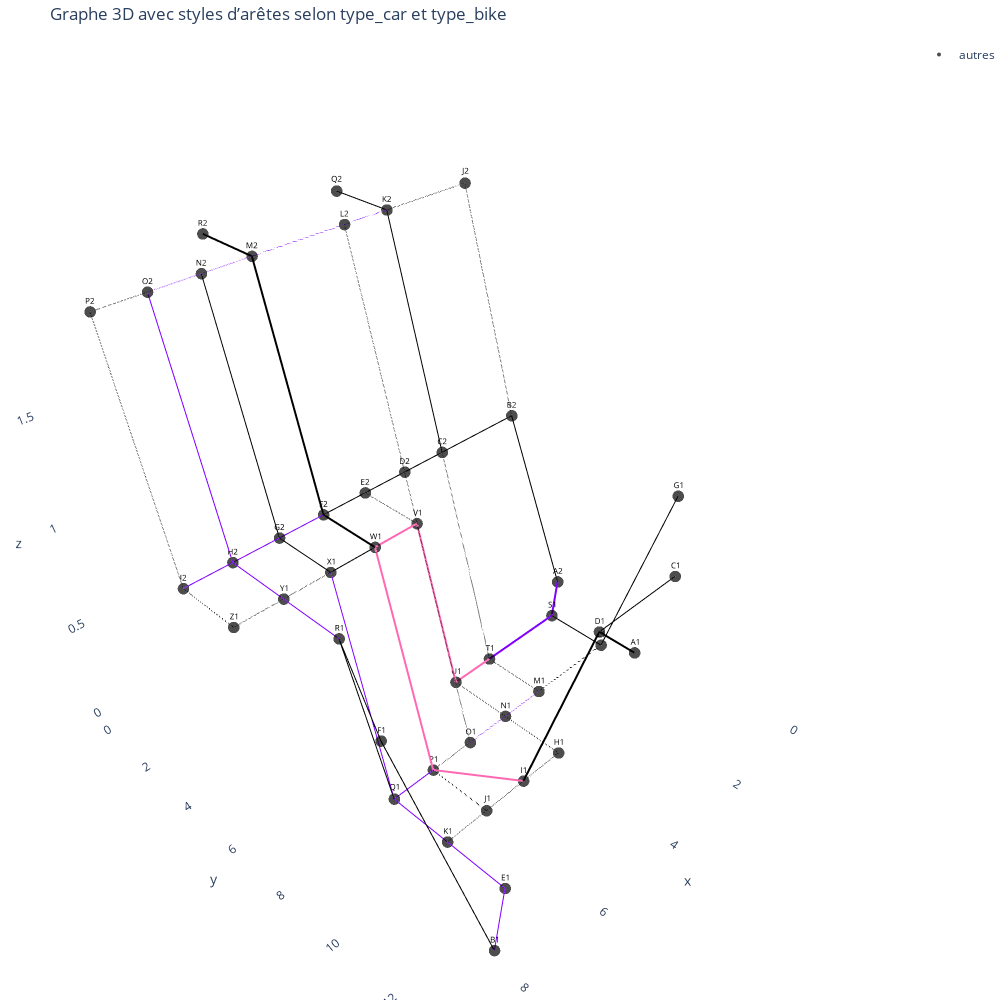

Notebook code for this chart:
### Code cell
def get_edge_style(row):
    # couleur selon le type de piste cyclable
    if pd.isna(row["type_bike"]) or row["type_bike"] in ["None", ""]:
        color = "#000000"  # noir
    elif row["type_bike"] == "bike_path":
        color = "#ff69b4"  # rose
    elif row["type_bike"] == "bike_lane":
        color = "#8000ff"  # violet
    else:
        color = "#555555"  # par défaut

    # style selon le type de route
    if row["type_car"] == "primary":
        width = 4
        dash = "solid"
    elif row["type_car"] == "secondary":
        width = 2
        dash = "solid"
    elif row["type_car"] == "tertiary":
        width = 2
        dash = "dot"
    else:
        width = 1
        dash = "solid"

    return color, width, dash

# --- Créer une trace par type de style ---
edge_traces = []

for _, row in edges.iterrows():
    u, v = row["node1"], row["node2"]
    print(u)
    print(v)
    x0, y0, z0 = G.nodes[u]["x"], G.nodes[u]["y"], G.nodes[u]["z"]
    x1, y1, z1 = G.nodes[v]["x"], G.nodes[v]["y"], G.nodes[v]["z"]

    color, width, dash = get_edge_style(row)
    edge_traces.append(
        go.Scatter3d(
            x=[x0, x1],
            y=[y0, y1],
            z=[z0, z1],
            mode="lines",
            line=dict(color=color, width=width, dash=dash),
            hoverinfo="none",
            showlegend=False
        )
    )



# --- Nœuds par type ---
ext_nodes = node_trace("orange", 8, "ext")
act_nodes = node_trace("red", 8, "act")
dom_nodes = node_trace("yellow", 8, "dom")

# --- Nœuds "autres" ---
other_nodes = nodes[~nodes["type"].isin(["ext", "act", "dom"])]
other_trace = go.Scatter3d(
    x=other_nodes["x"], y=other_nodes["y"], z=other_nodes["z"],
    mode='markers+text',
    text=other_nodes["node"],
    hovertext=other_nodes["node"],
    hoverinfo="text",
    marker=dict(size=4, color="black", opacity=0.7),
    name="autres",
    textposition="top center",
    textfont=dict(size=8, color="black")
)

# --- Combiner les traces ---
fig = go.Figure(data=edge_traces + [ext_nodes, act_nodes, dom_nodes, other_trace])

fig.update_layout(
    title="Graphe 3D avec styles d’arêtes selon type_car et type_bike",
    showlegend=True,
    scene=dict(
        xaxis=dict(showbackground=False),
        yaxis=dict(showbackground=False),
        zaxis=dict(showbackground=False)
    ),
    margin=dict(l=0, r=0, b=0, t=40),
    width=1000,
    height=1000

)

### Figure 1 — Plotly figure (JSON) as saved in the notebook; plotly's stock layout.template omitted (floating-point values rounded to 4 significant figures)
{"data": [{"hoverinfo": "none", "line": {"color": "#000000", "dash": "solid", "width": 4}, "mode": "lines", "showlegend": false, "type": "scatter3d", "x": [5, 5], "y": [13, 12], "z": [1, 1]}, {"hoverinfo": "none", "line": {"color": "#000000", "dash": "solid", "width": 2}, "mode": "lines", "showlegend": false, "type": "scatter3d", "x": [5, 3], "y": [12, 12], "z": [1, 1]}, {"hoverinfo": "none", "line": {"color": "#000000", "dash": "solid", "width": 4}, "mode": "lines", "showlegend": false, "type": "scatter3d", "x": [5, 5], "y": [12, 10], "z": [1, 0]}, {"hoverinfo": "none", "line": {"color": "#ff69b4", "dash": "solid", "width": 4}, "mode": "lines", "showlegend": false, "type": "scatter3d", "x": [5, 6], "y": [10, 8], "z": [0, 0]}, {"hoverinfo": "none", "line": {"color": "#000000", "dash": "dot", "width": 2}, "mode": "lines", "showlegend": false, "type": "scatter3d", "x": [5, 6], "y": [10, 10], "z": [0, 0]}, {"hoverinfo": "none", "line": {"color": "#000000", "dash": "dot", "width": 2}, "mode": "lines", "showlegend": false, "type": "scatter3d", "x": [5, 4], "y": [10, 10], "z": [0, 0]}, {"hoverinfo": "none", "line": {"color": "#000000", "dash": "dot", "width": 2}, "mode": "lines", "showlegend": false, "type": "scatter3d", "x": [6, 7], "y": [10, 10], "z": [0, 0]}, {"hoverinfo": "none", "line": {"color": "#000000", "dash": "dot", "width": 2}, "mode": "lines", "showlegend": false, "type": "scatter3d", "x": [6, 6], "y": [10, 8], "z": [0, 0]}, {"hoverinfo": "none", "line": {"color": "#000000", "dash": "dot", "width": 2}, "mode": "lines", "showlegend": false, "type": "scatter3d", "x": [4, 4], "y": [10, 8], "z": [0, 0]}, {"hoverinfo": "none", "line": {"color": "#8000ff", "dash": "dot", "width": 2}, "mode": "lines", "showlegend": false, "type": "scatter3d", "x": [4, 5], "y": [8, 8], "z": [0, 0]}, {"hoverinfo": "none", "line": {"color": "#8000ff", "dash": "solid", "width": 2}, "mode": "lines", "showlegend": false, "type": "scatter3d", "x": [7, 6], "y": [8, 8], "z": [0, 0]}, {"hoverinfo": "none", "line": {"color": "#000000", "dash": "dot", "width": 2}, "mode": "lines", "showlegend": false, "type": "scatter3d", "x": [5, 6], "y": [8, 8], "z": [0, 0]}, {"hoverinfo": "none", "line": {"color": "#8000ff", "dash": "solid", "width": 2}, "mode": "lines", "showlegend": false, "type": "scatter3d", "x": [7, 7], "y": [10, 8], "z": [0, 0]}, {"hoverinfo": "none", "line": {"color": "#8000ff", "dash": "solid", "width": 2}, "mode": "lines", "showlegend": false, "type": "scatter3d", "x": [7, 7], "y": [10, 12], "z": [0, 0]}, {"hoverinfo": "none", "line": {"color": "#8000ff", "dash": "solid", "width": 2}, "mode": "lines", "showlegend": false, "type": "scatter3d", "x": [7, 8], "y": [12, 13], "z": [0, 0]}, {"hoverinfo": "none", "line": {"color": "#000000", "dash": "solid", "width": 2}, "mode": "lines", "showlegend": false, "type": "scatter3d", "x": [8, 9], "y": [13, 11], "z": [0, 1]}, {"hoverinfo": "none", "line": {"color": "#000000", "dash": "solid", "width": 2}, "mode": "lines", "showlegend": false, "type": "scatter3d", "x": [9, 8], "y": [11, 8], "z": [1, 1]}, {"hoverinfo": "none", "line": {"color": "#000000", "dash": "solid", "width": 2}, "mode": "lines", "showlegend": false, "type": "scatter3d", "x": [8, 7], "y": [8, 8], "z": [1, 0]}, {"hoverinfo": "none", "line": {"color": "#8000ff", "dash": "solid", "width": 2}, "mode": "lines", "showlegend": false, "type": "scatter3d", "x": [8, 8], "y": [8, 6], "z": [1, 1]}, {"hoverinfo": "none", "line": {"color": "#000000", "dash": "dot", "width": 2}, "mode": "lines", "showlegend": false, "type": "scatter3d", "x": [8, 7], "y": [6, 6], "z": [1, 1]}, {"hoverinfo": "none", "line": {"color": "#8000ff", "dash": "solid", "width": 2}, "mode": "lines", "showlegend": false, "type": "scatter3d", "x": [7, 7], "y": [6, 8], "z": [1, 0]}, {"hoverinfo": "none", "line": {"color": "#000000", "dash": "solid", "width": 2}, "mode": "lines", "showlegend": false, "type": "scatter3d", "x": [7, 6], "y": [6, 6], "z": [1, 1]}, {"hoverinfo": "none", "line": {"color": "#ff69b4", "dash": "solid", "width": 4}, "mode": "lines", "showlegend": false, "type": "scatter3d", "x": [6, 6], "y": [6, 8], "z": [1, 0]}, {"hoverinfo": "none", "line": {"color": "#ff69b4", "dash": "solid", "width": 4}, "mode": "lines", "showlegend": false, "type": "scatter3d", "x": [6, 5], "y": [6, 6], "z": [1, 1]}, {"hoverinfo": "none", "line": {"color": "#000000", "dash": "dot", "width": 2}, "mode": "lines", "showlegend": false, "type": "scatter3d", "x": [5, 5], "y": [6, 8], "z": [1, 0]}, {"hoverinfo": "none", "line": {"color": "#ff69b4", "dash": "solid", "width": 4}, "mode": "lines", "showlegend": false, "type": "scatter3d", "x": [5, 4], "y": [6, 6], "z": [1, 0]}, {"hoverinfo": "none", "line": {"color": "#000000", "dash": "dot", "width": 2}, "mode": "lines", "showlegend": false, "type": "scatter3d", "x": [4, 4], "y": [6, 8], "z": [0, 0]}, {"hoverinfo": "none", "line": {"color": "#ff69b4", "dash": "solid", "width": 4}, "mode": "lines", "showlegend": false, "type": "scatter3d", "x": [4, 3], "y": [6, 6], "z": [0, 0]}, {"hoverinfo": "none", "line": {"color": "#000000", "dash": "dot", "width": 2}, "mode": "lines", "showlegend": false, "type": "scatter3d", "x": [3, 3], "y": [6, 8], "z": [0, 0]}, {"hoverinfo": "none", "line": {"color": "#8000ff", "dash": "dot", "width": 2}, "mode": "lines", "showlegend": false, "type": "scatter3d", "x": [3, 4], "y": [8, 8], "z": [0, 0]}, {"hoverinfo": "none", "line": {"color": "#000000", "dash": "dot", "width": 2}, "mode": "lines", "showlegend": false, "type": "scatter3d", "x": [3, 1], "y": [8, 8], "z": [0, 0]}, {"hoverinfo": "none", "line": {"color": "#000000", "dash": "solid", "width": 2}, "mode": "lines", "showlegend": false, "type": "scatter3d", "x": [1, 1], "y": [8, 10], "z": [0, 1]}, {"hoverinfo": "none", "line": {"color": "#000000", "dash": "solid", "width": 2}, "mode": "lines", "showlegend": false, "type": "scatter3d", "x": [1, 1], "y": [8, 6], "z": [0, 0]}, {"hoverinfo": "none", "line": {"color": "#8000ff", "dash": "solid", "width": 4}, "mode": "lines", "showlegend": false, "type": "scatter3d", "x": [1, 3], "y": [6, 6], "z": [0, 0]}, {"hoverinfo": "none", "line": {"color": "#8000ff", "dash": "solid", "width": 4}, "mode": "lines", "showlegend": false, "type": "scatter3d", "x": [1, 0], "y": [6, 5], "z": [0, 0]}, {"hoverinfo": "none", "line": {"color": "#000000", "dash": "dot", "width": 2}, "mode": "lines", "showlegend": false, "type": "scatter3d", "x": [8, 9], "y": [6, 6], "z": [1, 1]}, {"hoverinfo": "none", "line": {"color": "#000000", "dash": "solid", "width": 2}, "mode": "lines", "showlegend": false, "type": "scatter3d", "x": [0, 1], "y": [5, 4], "z": [0, 1]}, {"hoverinfo": "none", "line": {"color": "#000000", "dash": "solid", "width": 2}, "mode": "lines", "showlegend": false, "type": "scatter3d", "x": [1, 3], "y": [4, 4], "z": [1, 1]}, {"hoverinfo": "none", "line": {"color": "#000000", "dash": "dot", "width": 2}, "mode": "lines", "showlegend": false, "type": "scatter3d", "x": [3, 3], "y": [4, 6], "z": [1, 0]}, {"hoverinfo": "none", "line": {"color": "#000000", "dash": "dot", "width": 2}, "mode": "lines", "showlegend": false, "type": "scatter3d", "x": [4, 4], "y": [4, 6], "z": [1, 0]}, {"hoverinfo": "none", "line": {"color": "#000000", "dash": "solid", "width": 2}, "mode": "lines", "showlegend": false, "type": "scatter3d", "x": [3, 4], "y": [4, 4], "z": [1, 1]}, {"hoverinfo": "none", "line": {"color": "#000000", "dash": "solid", "width": 2}, "mode": "lines", "showlegend": false, "type": "scatter3d", "x": [4, 5], "y": [4, 4], "z": [1, 1]}, {"hoverinfo": "none", "line": {"color": "#000000", "dash": "dot", "width": 2}, "mode": "lines", "showlegend": false, "type": "scatter3d", "x": [5, 5], "y": [4, 6], "z": [1, 1]}, {"hoverinfo": "none", "line": {"color": "#000000", "dash": "solid", "width": 2}, "mode": "lines", "showlegend": false, "type": "scatter3d", "x": [5, 6], "y": [4, 4], "z": [1, 1]}, {"hoverinfo": "none", "line": {"color": "#000000", "dash": "solid", "width": 4}, "mode": "lines", "showlegend": false, "type": "scatter3d", "x": [6, 6], "y": [4, 6], "z": [1, 1]}, {"hoverinfo": "none", "line": {"color": "#8000ff", "dash": "solid", "width": 2}, "mode": "lines", "showlegend": false, "type": "scatter3d", "x": [6, 7], "y": [4, 4], "z": [1, 1]}, {"hoverinfo": "none", "line": {"color": "#000000", "dash": "solid", "width": 2}, "mode": "lines", "showlegend": false, "type": "scatter3d", "x": [7, 7], "y": [4, 6], "z": [1, 1]}, {"hoverinfo": "none", "line": {"color": "#8000ff", "dash": "solid", "width": 2}, "mode": "lines", "showlegend": false, "type": "scatter3d", "x": [7, 8], "y": [4, 4], "z": [1, 1]}, {"hoverinfo": "none", "line": {"color": "#8000ff", "dash": "solid", "width": 2}, "mode": "lines", "showlegend": false, "type": "scatter3d", "x": [8, 8], "y": [4, 6], "z": [1, 1]}, {"hoverinfo": "none", "line": {"color": "#000000", "dash": "dot", "width": 2}, "mode": "lines", "showlegend": false, "type": "scatter3d", "x": [9, 9], "y": [6, 4], "z": [1, 1]}, {"hoverinfo": "none", "line": {"color": "#8000ff", "dash": "solid", "width": 2}, "mode": "lines", "showlegend": false, "type": "scatter3d", "x": [8, 9], "y": [4, 4], "z": [1, 1]}, {"hoverinfo": "none", "line": {"color": "#000000", "dash": "dot", "width": 2}, "mode": "lines", "showlegend": false, "type": "scatter3d", "x": [1, 1], "y": [4, 2], "z": [1, 2]}, {"hoverinfo": "none", "line": {"color": "#000000", "dash": "dot", "width": 2}, "mode": "lines", "showlegend": false, "type": "scatter3d", "x": [1, 3], "y": [2, 2], "z": [2, 2]}, {"hoverinfo": "none", "line": {"color": "#000000", "dash": "solid", "width": 2}, "mode": "lines", "showlegend": false, "type": "scatter3d", "x": [3, 3], "y": [2, 4], "z": [2, 1]}, {"hoverinfo": "none", "line": {"color": "#8000ff", "dash": "dot", "width": 2}, "mode": "lines", "showlegend": false, "type": "scatter3d", "x": [3, 4], "y": [2, 2], "z": [2, 2]}, {"hoverinfo": "none", "line": {"color": "#000000", "dash": "dot", "width": 2}, "mode": "lines", "showlegend": false, "type": "scatter3d", "x": [4, 4], "y": [2, 4], "z": [2, 1]}, {"hoverinfo": "none", "line": {"color": "#8000ff", "dash": "dot", "width": 2}, "mode": "lines", "showlegend": false, "type": "scatter3d", "x": [4, 6], "y": [2, 2], "z": [2, 2]}, {"hoverinfo": "none", "line": {"color": "#000000", "dash": "solid", "width": 4}, "mode": "lines", "showlegend": false, "type": "scatter3d", "x": [6, 6], "y": [2, 4], "z": [2, 1]}, {"hoverinfo": "none", "line": {"color": "#8000ff", "dash": "dot", "width": 2}, "mode": "lines", "showlegend": false, "type": "scatter3d", "x": [6, 7], "y": [2, 2], "z": [2, 2]}, {"hoverinfo": "none", "line": {"color": "#000000", "dash": "solid", "width": 2}, "mode": "lines", "showlegend": false, "type": "scatter3d", "x": [7, 7], "y": [2, 4], "z": [2, 1]}, {"hoverinfo": "none", "line": {"color": "#8000ff", "dash": "dot", "width": 2}, "mode": "lines", "showlegend": false, "type": "scatter3d", "x": [7, 8], "y": [2, 2], "z": [2, 2]}, {"hoverinfo": "none", "line": {"color": "#8000ff", "dash": "solid", "width": 2}, "mode": "lines", "showlegend": false, "type": "scatter3d", "x": [8, 8], "y": [2, 4], "z": [2, 1]}, {"hoverinfo": "none", "line": {"color": "#000000", "dash": "dot", "width": 2}, "mode": "lines", "showlegend": false, "type": "scatter3d", "x": [8, 9], "y": [2, 2], "z": [2, 2]}, {"hoverinfo": "none", "line": {"color": "#000000", "dash": "dot", "width": 2}, "mode": "lines", "showlegend": false, "type": "scatter3d", "x": [9, 9], "y": [2, 4], "z": [2, 1]}, {"hoverinfo": "none", "line": {"color": "#000000", "dash": "solid", "width": 2}, "mode": "lines", "showlegend": false, "type": "scatter3d", "x": [3, 3], "y": [0, 2], "z": [2, 2]}, {"hoverinfo": "none", "line": {"color": "#000000", "dash": "solid", "width": 4}, "mode": "lines", "showlegend": false, "type": "scatter3d", "x": [6, 6], "y": [0, 2], "z": [2, 2]}, {"hoverinfo": "text", "hovertext": [], "marker": {"color": "orange", "opacity": 0.9, "size": 8}, "mode": "markers+text", "name": "ext", "text": [], "textfont": {"color": "orange", "size": 10}, "textposition": "top center", "type": "scatter3d", "x": [], "y": [], "z": []}, {"hoverinfo": "text", "hovertext": [], "marker": {"color": "red", "opacity": 0.9, "size": 8}, "mode": "markers+text", "name": "act", "text": [], "textfont": {"color": "red", "size": 10}, "textposition": "top center", "type": "scatter3d", "x": [], "y": [], "z": []}, {"hoverinfo": "text", "hovertext": [], "marker": {"color": "yellow", "opacity": 0.9, "size": 8}, "mode": "markers+text", "name": "dom", "text": [], "textfont": {"color": "yellow", "size": 10}, "textposition": "top center", "type": "scatter3d", "x": [], "y": [], "z": []}, {"hoverinfo": "text", "hovertext": ["A1", "B1", "C1", "D1", "E1", "F1", "G1", "H1", "I1", "J1", "K1", "L1", "M1", "N1", "O1", "P1", "Q1", "R1", "S1", "T1", "U1", "V1", "W1", "X1", "Y1", "Z1", "A2", "B2", "C2", "D2", "E2", "F2", "G2", "H2", "I2", "J2", "K2", "L2", "M2", "N2", "O2", "P2", "Q2", "R2"], "marker": {"color": "black", "opacity": 0.7, "size": 4}, "mode": "markers+text", "name": "autres", "text": ["A1", "B1", "C1", "D1", "E1", "F1", "G1", "H1", "I1", "J1", "K1", "L1", "M1", "N1", "O1", "P1", "Q1", "R1", "S1", "T1", "U1", "V1", "W1", "X1", "Y1", "Z1", "A2", "B2", "C2", "D2", "E2", "F2", "G2", "H2", "I2", "J2", "K2", "L2", "M2", "N2", "O2", "P2", "Q2", "R2"], "textfont": {"color": "black", "size": 8}, "textposition": "top center", "type": "scatter3d", "x": [5, 8, 3, 5, 7, 9, 1, 4, 5, 6, 7, 1, 3, 4, 5, 6, 7, 8, 1, 3, 4, 5, 6, 7, 8, 9, 0, 1, 3, 4, 5, 6, 7, 8, 9, 1, 3, 4, 6, 7, 8, 9, 3, 6], "y": [13, 13, 12, 12, 12, 11, 10, 10, 10, 10, 10, 8, 8, 8, 8, 8, 8, 8, 6, 6, 6, 6, 6, 6, 6, 6, 5, 4, 4, 4, 4, 4, 4, 4, 4, 2, 2, 2, 2, 2, 2, 2, 0, 0], "z": [1, 0, 1, 1, 0, 1, 1, 0, 0, 0, 0, 0, 0, 0, 0, 0, 0, 1, 0, 0, 0, 1, 1, 1, 1, 1, 0, 1, 1, 1, 1, 1, 1, 1, 1, 2, 2, 2, 2, 2, 2, 2, 2, 2]}], "layout": {"height": 1000, "margin": {"b": 0, "l": 0, "r": 0, "t": 40}, "scene": {"xaxis": {"showbackground": false}, "yaxis": {"showbackground": false}, "zaxis": {"showbackground": false}}, "showlegend": true, "title": {"text": "Graphe 3D avec styles d’arêtes selon type_car et type_bike"}, "width": 1000}}
